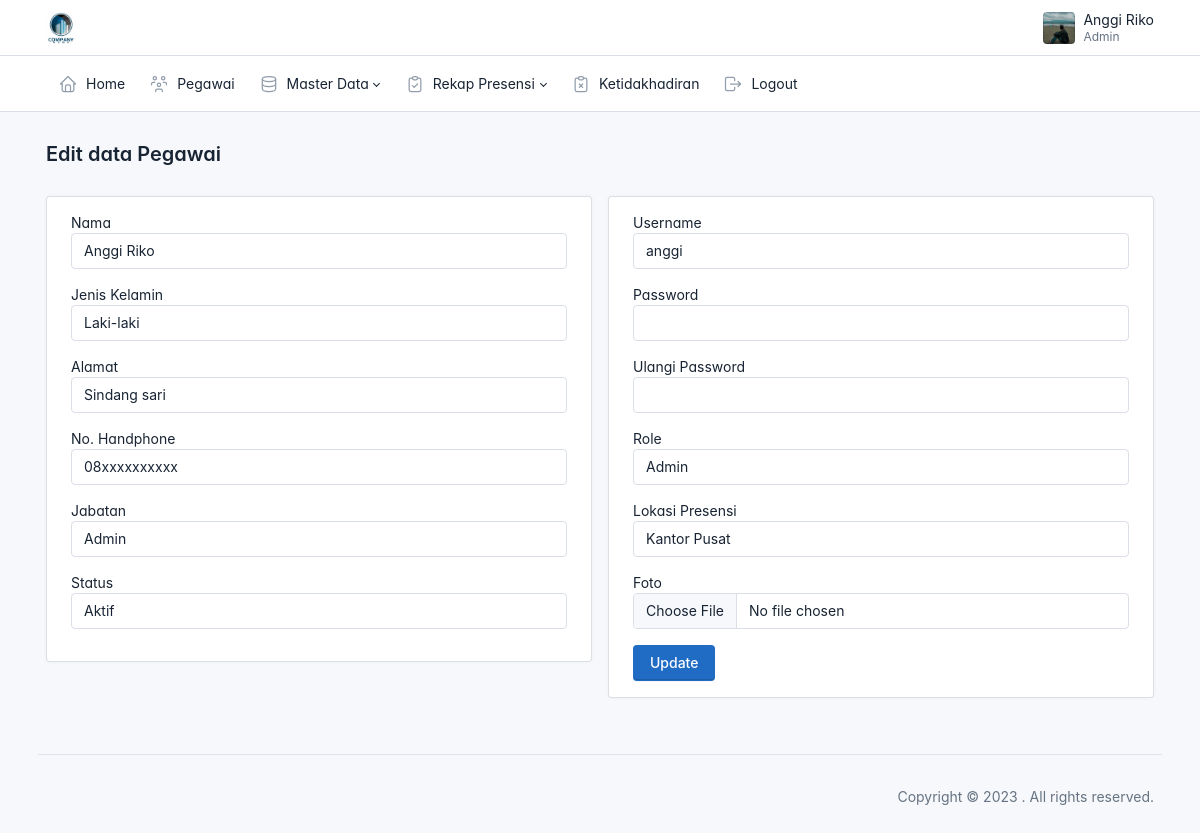
Screenshot of /admin/data_pegawai/edit.php?id=1 (signed in) with the database file from the repository.
### tables this page shows
CREATE TABLE `users` (
  `id` int(11) NOT NULL,
  `id_pegawai` int(11) NOT NULL,
  `username` varchar(25) NOT NULL,
  `password` varchar(225) NOT NULL,
  `status` varchar(20) NOT NULL,
  `role` varchar(20) NOT NULL
);

CREATE TABLE `pegawai` (
  `id` int(11) NOT NULL,
  `nip` varchar(50) NOT NULL,
  `nama` varchar(25) NOT NULL,
  `jenis_kelamin` varchar(10) NOT NULL,
  `alamat` varchar(225) NOT NULL,
  `no_handphone` varchar(20) NOT NULL,
  `jabatan` varchar(50) NOT NULL,
  `lokasi_presensi` varchar(50) NOT NULL,
  `foto` varchar(25) NOT NULL
);

### config.php (called while the page is built, shortened)
<?php
    function base_url($url = null)
    {
        $base_url = 'http://localhost/presensi';
        if ($url != null) {
            return $base_url . '/'.$url;
        }else {
            return $base_url;
        }
    }
?>

### admin/data_pegawai/edit.php (the view, shortened to what this page needs)
<?php
$judul = "Edit data Pegawai";
include('../layout/header.php');
require_once('../../config.php');
$id = isset($_GET['id']) ? $_GET['id'] : $_POST['id'];
$result = mysqli_query($connection, "SELECT users.id_pegawai, users.username, users.password, users.status, users.role, pegawai.* FROM users JOIN pegawai ON users.id_pegawai = pegawai.id WHERE pegawai.id = $id");
while ($pegawai = mysqli_fetch_array($result)) {
    $nama = $pegawai['nama'];
    $jenis_kelamin = $pegawai['jenis_kelamin'];
    $alamat = $pegawai['alamat'];
    $no_handphone = $pegawai['no_handphone'];
    $jabatan = $pegawai['jabatan'];
    $username = $pegawai['username'];
    $status = $pegawai['status'];
    $lokasi_presensi = $pegawai['lokasi_presensi'];
    $role = $pegawai['role'];
}
?>
<div class="page-body">
    <div class="container-xl">
        <form action="<?= base_url('admin/data_pegawai/edit.php') ?>" method="POST" enctype="multipart/form-data">
            <div class="row">
                <div class="col-md-6">
                    <div class="card">
                        <div class="card-body">
                            <div class="mb-3">
                                <label for="">Nama</label>
                                <input type="text" class="form-control" name="nama" value="<?= $nama ?>">
                            </div>
                            <div class="mb-3">
                                <label for="">Jenis Kelamin</label>
                                <select name="jenis_kelamin" class="form-control">
                                    <option <?php if ($jenis_kelamin == 'Laki-laki') {
                                                echo 'selected';
                                            } ?> value="Laki-laki">Laki-laki</option>
                                </select>
                            </div>
                            <div class="mb-3">
                                <label for="">Alamat</label>
                                <input type="text" class="form-control" name="alamat" value="<?= $alamat ?>">
                            </div>
                            <div class="mb-3">
                                <label for="">No. Handphone</label>
                                <input type="text" class="form-control" name="no_handphone" value="<?= $no_handphone ?>">
                            </div>
                            <div class="mb-3">
                                <label for="">Jabatan</label>
                                <select name="jabatan" class="form-control">
                                    <?php
                                    $ambil_jabatan = mysqli_query($connection, "SELECT * FROM jabatan ORDER BY jabatan ASC");
                                    while ($row = mysqli_fetch_assoc($ambil_jabatan)) {
                                        $nama_jabatan = $row['jabatan'];
                                        if ($jabatan == $nama_jabatan) {
                                            echo '<option value="' . $nama_jabatan . '"
                                            selected="selected">' . $nama_jabatan . '</option>';
                                        } else {
                                            echo '<option value="' . $nama_jabatan . '">' . $nama_jabatan . '</option>';
                                        }
                                    }
                                    ?>
                                </select>
                            </div>
                            <div class="mb-3">
                                <label for="">Status</label>
                                <select name="status" class="form-control">
                                    <option <?php if ($status == 'Aktif') {
                                                echo 'selected';
                                            } ?> value="Aktif">Aktif</option>
                                </select>
                            </div>
                        </div>
                    </div>
                </div>
                <div class="col-md-6">
                    <div class="card">
                        <div class="card-body">
                            <div class="mb-3">
                                <label for="">Username</label>
                                <input type="text" class="form-control" name="username" value="<?= $username ?>">
                            </div>
                            <div class="mb-3">
                                <label for="">Password</label>
                                <input type="password" class="form-control" name="password">
                            </div>
                            <div class="mb-3">
                                <label for="">Ulangi Password</label>
                                <input type="password" class="form-control" name="ulangi_password">
                            </div>
                            <div class="mb-3">
                                <label for="">Role</label>
                                <select name="role" class="form-control">
                                    <option <?php if ($role == 'admin') {
                                                echo 'selected';
                                            } ?> value="admin">Admin</option>
                                </select>
                            </div>
                            <div class="mb-3">
                                <label for="">Lokasi Presensi</label>
                                <select name="lokasi_presensi" class="form-control">
                                    <?php
                                    $ambil_lok_presensi = mysqli_query($connection, "SELECT * FROM lokasi_presensi ORDER BY nama_lokasi ASC");
                                    while ($lokasi = mysqli_fetch_assoc($ambil_lok_presensi)) {
                                        $nama_lokasi = $lokasi['nama_lokasi'];
                                        if ($lokasi_presensi == $nama_lokasi) {
                                            echo '<option value="' . $nama_lokasi . '"
                                            selected="selected">' . $nama_lokasi . '</option>';
                                        } else {
                                            echo '<option value="' . $nama_lokasi . '">' . $nama_lokasi . '</option>';
                                        }
                                    }
                                    ?>
                                </select>
                            </div>
                            <div class="mb-3">
                                <label for="">Foto</label>
                                <input type="file" class="form-control" name="foto_baru">
                            </div>
                            <button type="submit" class="btn btn-primary" name="edit">Update</button>
                        </div>
                    </div>
                </div>
        </form>
    </div>
</div>
</div>
</div>
<?php include('../layout/footer.php'); ?>

### admin/layout/header.php (shortened to what this page needs)
<?php
global $judul;
require_once('../../config.php') ?>
<!doctype html>
<html lang="en">
<head>
    <link href="<?= base_url('assets/css/tabler.min.css?1684106062') ?>" rel="stylesheet" />
    <link href="<?= base_url('assets/css/tabler-vendors.min.css?1684106062') ?>" rel="stylesheet" />
    <link href="<?= base_url('assets/css/demo.min.css?1684106062') ?>" rel="stylesheet" />
    <link rel="stylesheet" href="https://cdnjs.cloudflare.com/ajax/libs/font-awesome/6.4.2/css/all.min.css" />
</head>
<body>
    <div class="page">
        <header class="navbar navbar-expand-md d-print-none">
            <div class="container-xl">
                <h1 class="navbar-brand navbar-brand-autodark d-none-navbar-horizontal pe-0 pe-md-3">
                    <a href=".">
                        <img src="<?= base_url('assets/img/logo_perusahaan.jpg') ?>" width="110" height="32" alt="Tabler" class="navbar-brand-image">
                    </a>
                </h1>
                <div class="navbar-nav flex-row order-md-last">
                    <div class="nav-item dropdown">
                        <a href="#" class="nav-link d-flex lh-1 text-reset p-0" data-bs-toggle="dropdown" aria-label="Open user menu">
                            <?php
                            $id = $_SESSION['id'];
                            $result = mysqli_query($connection, "SELECT users.id_pegawai, users.username, users.status, users.role, pegawai.* FROM users JOIN pegawai ON users.id_pegawai = pegawai.id WHERE pegawai.id=$id");
                            while ($pegawai = mysqli_fetch_array($result)) :
                            ?>
                                <span class="avatar avatar-sm" style="background-image: url('<?= base_url('assets/img/foto_pegawai/' . $pegawai['foto']) ?>');"></span>
                            <?php endwhile; ?>
                            <div class="d-none d-xl-block ps-2">
                                <div><?= $_SESSION['nama'] ?></div>
                                <div class="mt-1 small text-muted"><?= $_SESSION['jabatan'] ?></div>
                            </div>
                        </a>
                    </div>
                </div>
            </div>
        </header>
        <header class="navbar-expand-md">
            <div class="collapse navbar-collapse" id="navbar-menu">
                <div class="navbar">
                    <div class="container-xl">
                        <ul class="navbar-nav">
                            <li class="nav-item">
                                <a class="nav-link" href="<?= base_url('admin/home/home.php') ?>">
                                    <span class="nav-link-icon d-md-none d-lg-inline-block">
                                    </span>
                                    <span class="nav-link-title">
                                        Home
                                    </span>
                                </a>
                            </li>
                            <li class="nav-item">
                                <a class="nav-link" href="<?= base_url('admin/data_pegawai/pegawai.php') ?>">
                                    <span class="nav-link-icon d-md-none d-lg-inline-block">
                                    </span>
                                    <span class="nav-link-title">
                                        Pegawai
                                    </span>
                                </a>
                            </li>
                            <li class="nav-item dropdown">
                                <a class="nav-link dropdown-toggle" href="#navbar-base" data-bs-toggle="dropdown" data-bs-auto-close="outside" role="button" aria-expanded="false">
                                    <span class="nav-link-icon d-md-none d-lg-inline-block">
                                    </span>
                                    <span class="nav-link-title">
                                        Master Data
                                    </span>
                                </a>
                            </li>
                            <li class="nav-item dropdown">
                                <a class="nav-link dropdown-toggle" href="#navbar-base" data-bs-toggle="dropdown" data-bs-auto-close="outside" role="button" aria-expanded="false">
                                    <span class="nav-link-icon d-md-none d-lg-inline-block">
                                    </span>
                                    <span class="nav-link-title">
                                        Rekap Presensi
                                    </span>
                                </a>
                            </li>
                            <li class="nav-item">
                                <a class="nav-link" href="<?= base_url('admin/data_ketidakhadiran/ketidakhadiran.php') ?>">
                                    <span class="nav-link-icon d-md-none d-lg-inline-block">
                                    </span>
                                    <span class="nav-link-title">
                                        Ketidakhadiran
                                    </span>
                                </a>
                            </li>
                            <li class="nav-item">
                                <a class="nav-link" href="<?= base_url('auth/logout.php') ?>">
                                    <span class="nav-link-icon d-md-none d-lg-inline-block">
                                    </span>
                                    <span class="nav-link-title">
                                        Logout
                                    </span>
                                </a>
                            </li>
                        </ul>
                    </div>
                </div>
            </div>
        </header>
        <div class="page-wrapper">
            <div class="page-header d-print-none">
                <div class="container-xl">
                    <div class="row g-2 align-items-center">
                        <div class="col">
                            <h2 class="page-title">
                                <?= $judul ?>
                            </h2>
                        </div>
                    </div>
                </div>
            </div>

### admin/layout/header.php (style rules this page uses)
:root { --tblr-font-sans-serif: 'Inter Var', -apple-system, BlinkMacSystemFont, San Francisco, Segoe UI, Roboto, Helvetica Neue, sans-serif; }
body { font-feature-settings: "cv03", "cv04", "cv11"; }

### rows the page displays
users: id_pegawai.foto (placeholder picture), nama "Anggi Riko", alamat "Sindang sari", no_handphone "08xxxxxxxxxx", status "Aktif", username "anggi", role "Admin"
pegawai: jenis_kelamin "Laki-laki"

### other values shown
$_SESSION['nama'] "Anggi Riko"
$_SESSION['jabatan'] "Admin"
$judul "Edit data Pegawai"
form field jabatan "Admin"
form field lokasi_presensi "Kantor Pusat"
